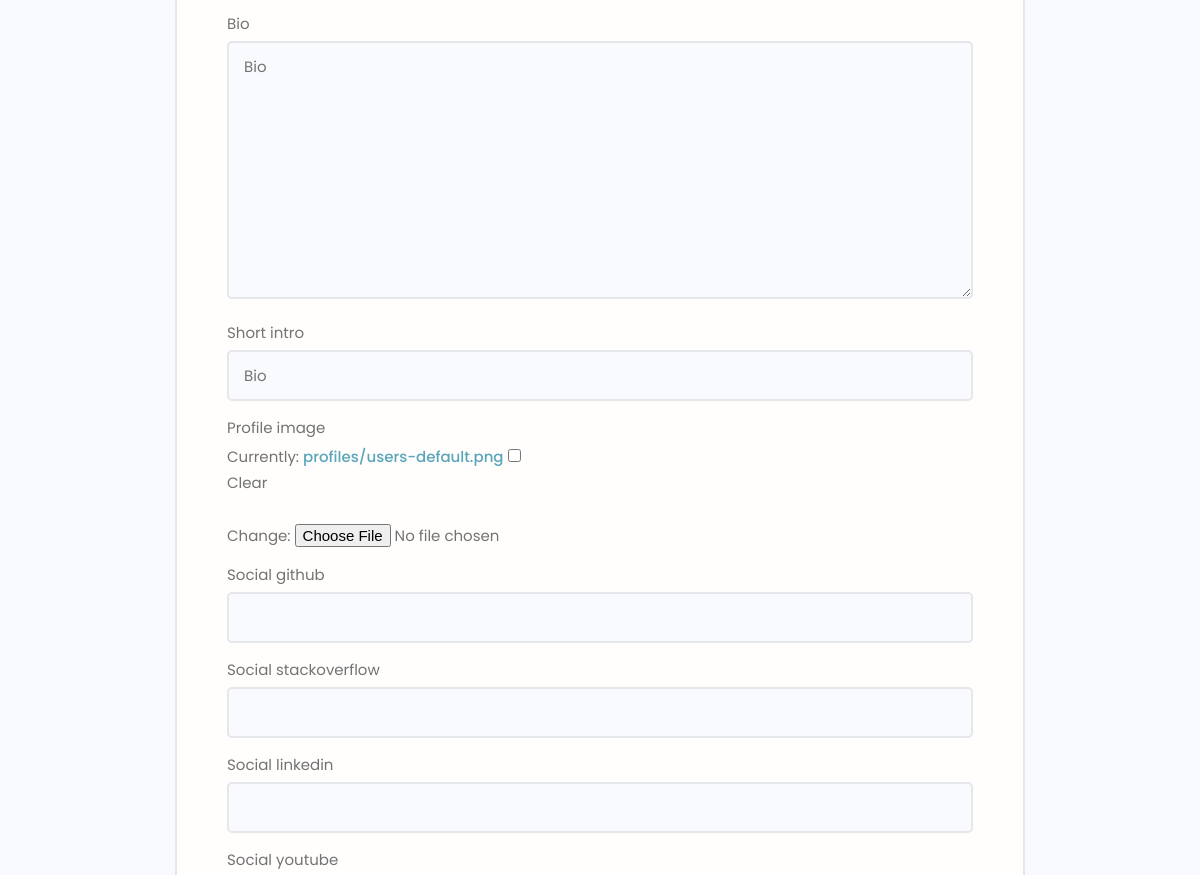
Page /edit-account/ (signed in, middle part) on the earlier database version.
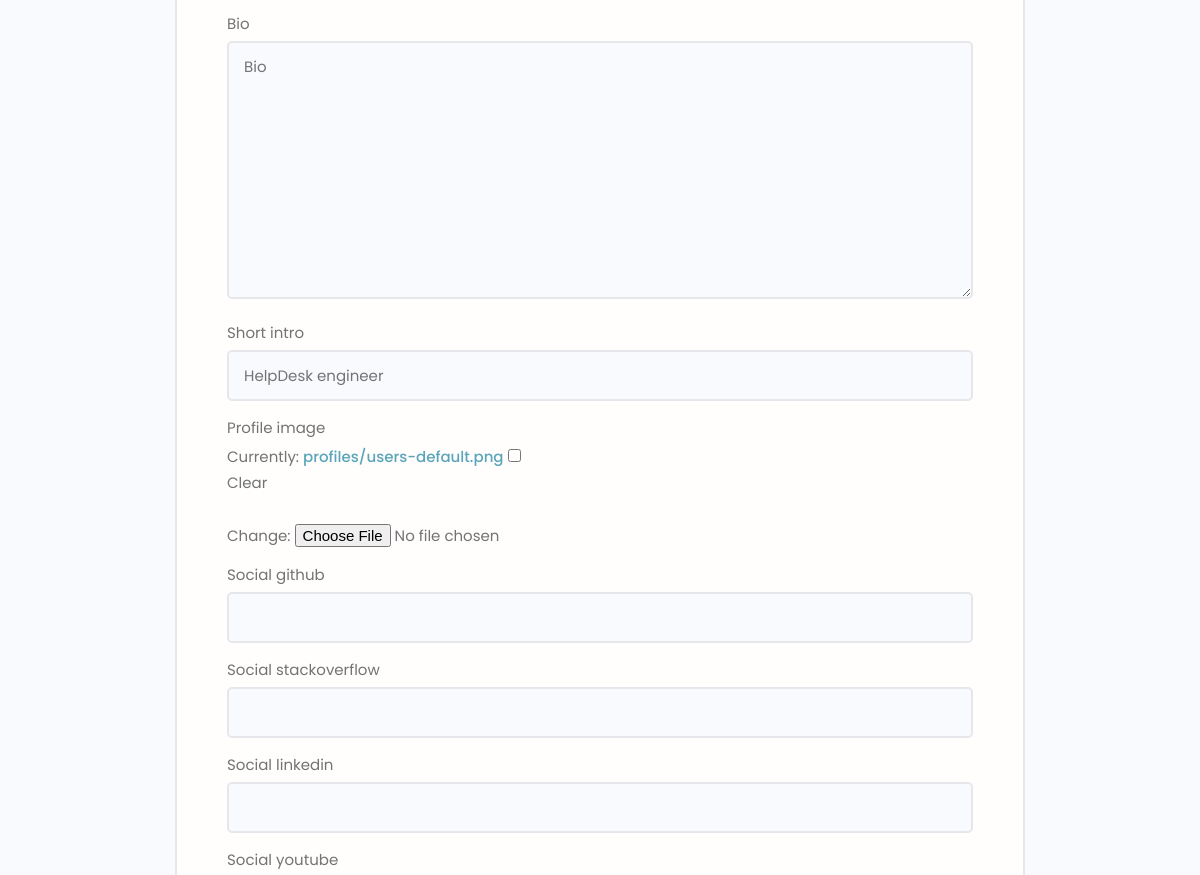
Same page on the later database version.
### users/models.py (models this page shows, shortened)
class Profile(models.Model):
    user = models.OneToOneField(User, on_delete=models.CASCADE, null=True, blank=True)
    name = models.CharField(max_length=150, null=True, blank=True)
    email = models.EmailField(max_length=150, null=True, blank=True)
    username = models.CharField(max_length=150, null=True, blank=True)
    location = models.CharField(max_length=150, null=True, blank=True)
    short_intro = models.CharField(max_length=200, null=True, blank=True)
    bio = models.TextField(null=True, blank=True)
    profile_image = models.ImageField(null=True, blank=True, upload_to='profiles/', default="profiles/users-default.png")
    social_github = models.CharField(max_length=150, null=True, blank=True)
    social_stackoverflow = models.CharField(max_length=150, null=True, blank=True)
    social_linkedin = models.CharField(max_length=150, null=True, blank=True)
    social_youtube = models.CharField(max_length=150, null=True, blank=True)
    social_medium = models.CharField(max_length=150, null=True, blank=True)
    created = models.DateTimeField(auto_now_add=True, null=True, blank=True)
    id = models.UUIDField(default=uuid.uuid4, unique=True, primary_key=True, editable=False)
    class Meta:
        ordering =['created']

### users/views.py (the view)
# urls.py: path('edit-account/', views.editAccount,name="edit-account"),
@login_required(login_url='login')
def editAccount(request):
    profile = request.user.profile
    form = ProfileForm(instance=profile)
    if request.method =="POST":
        form = ProfileForm(request.POST, request.FILES, instance=profile)
        if form.is_valid():
            form.save()
            return redirect('account')
    context = {'form':form}
    return render(request, 'users/profile_form.html', context=context)

### users/forms.py
class ProfileForm(ModelForm):
    class Meta:
        model = Profile
        fields = ['name', 'email', 'username', 'location', 'bio', 'short_intro',
                  'profile_image', 'social_github', 'social_stackoverflow',
                  'social_linkedin', 'social_youtube', 'social_medium']
    def __init__(self, *args, **kwargs):
        super(ProfileForm, self).__init__(*args, **kwargs)
        for name, field in self.fields.items():
            field.widget.attrs.update({'class':'input'})

### users/templates/users/profile_form.html (shortened to what this page needs)
{% extends "main.html" %}
{% block content %}
<main class="formPage my-xl">
    <div class="content-box">
        <div class="formWrapper">
            <br>
            <form class="form" method="POST" action="{% url 'edit-account' %}" enctype="multipart/form-data">
                {% for field in form %}
                    <div class="form__field">
                        <label for="formInput#text">{{field.label}} </label>
                        {{field}}
                    </div>
                {% endfor %}
            </form>
        </div>
    </div>
</main>
{% endblock content %}

Differences in the rows shown:
changed Profile "Bio": short_intro "Bio" → "HelpDesk engineer"
